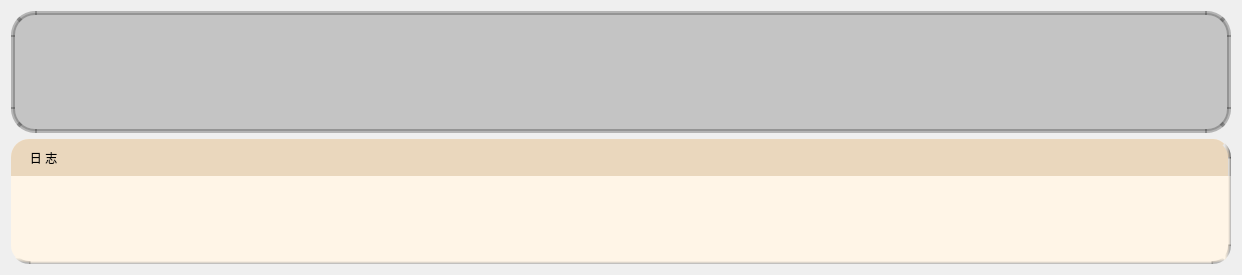
         <widget class="QWidget" name="widget_6" native="true">
          <layout class="QVBoxLayout" name="verticalLayout_5" stretch="1080,304">
           <item>
            <widget class="QWidget" name="widget_9" native="true">
             <property name="styleSheet">
              <string notr="true">background-color: #C4C4C4;
border:4px solid rgba(0, 0, 0, 0.25);
border-radius: 24px;
padding:4px 4px;
border-style: outset;</string>
             </property>
            </widget>
           </item>
           <item>
            <widget class="QWidget" name="widget_53" native="true">
             <property name="styleSheet">
              <string notr="true">#widget_53{background-color: #FFF5E7;
 border-bottom: 3px solid qlineargradient(y0:0, y1:1,stop: 0 rgba(0, 0, 0, 0.25), stop: 1  #FFF5E7);
 border-right: 3px solid qlineargradient(x0:0, x1:1,stop: 0 rgba(0, 0, 0, 0.25), stop: 1  #FFF5E7);
border-radius: 18px;}</string>
             </property>
             <layout class="QVBoxLayout" name="verticalLayout_21">
              <property name="spacing">
               <number>0</number>
              </property>
              <property name="leftMargin">
               <number>0</number>
              </property>
              <property name="topMargin">
               <number>0</number>
              </property>
              <property name="rightMargin">
               <number>0</number>
              </property>
              <property name="bottomMargin">
               <number>0</number>
              </property>
              <item>
               <widget class="QWidget" name="widget_51" native="true">
                <property name="maximumSize">
                 <size>
                  <width>16777215</width>
                  <height>40</height>
                 </size>
                </property>
                <property name="autoFillBackground">
                 <bool>false</bool>
                </property>
                <property name="styleSheet">
                 <string notr="true">#widget_51{background-color: #EAD7BD;
border-top-left-radius: 18px;
border-top-right-radius: 18px;
 border-right: 3px solid qlineargradient(x0:0, x1:1,stop: 0 rgba(0, 0, 0, 0.25), stop: 1  #E6E5E5);}</string>
                </property>
                <layout class="QHBoxLayout" name="horizontalLayout_18">
                 <item>
                  <widget class="QLabel" name="label_5">
                   <property name="text">
                    <string>   日 志</string>
                   </property>
                  </widget>
                 </item>
                 <item>
                  <spacer name="horizontalSpacer_10">
                   <property name="orientation">
                    <enum>Qt::Horizontal</enum>
                   </property>
                   <property name="sizeHint" stdset="0">
                    <size>
                     <width>1164</width>
                     <height>19</height>
                    </size>
                   </property>
                  </spacer>
                 </item>
                </layout>
               </widget>
              </item>
              <item>
               <widget class="QWidget" name="widget_54" native="true">
                <layout class="QHBoxLayout" name="horizontalLayout_21">
                 <item>
                  <widget class="QListView" name="ListView_page3">
                   <property name="styleSheet">
                    <string notr="true">background-color: transparent;</string>
                   </property>
                  </widget>
                 </item>
                </layout>
               </widget>
              </item>
             </layout>
            </widget>
           </item>
          </layout>
         </widget>
